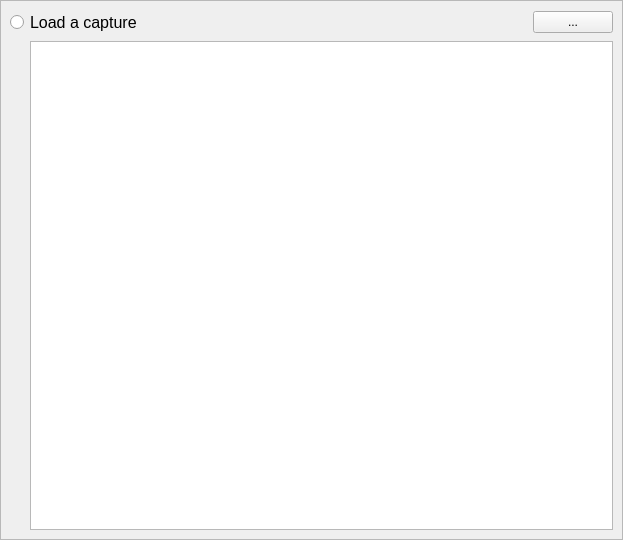
<?xml version="1.0" encoding="UTF-8"?>
<ui version="4.0">
 <class>LoadCaptureWidget</class>
 <widget class="QWidget" name="LoadCaptureWidget">
  <property name="geometry">
   <rect>
    <x>0</x>
    <y>0</y>
    <width>623</width>
    <height>540</height>
   </rect>
  </property>
  <property name="windowTitle">
   <string>Form</string>
  </property>
  <layout class="QGridLayout" name="gridLayout">
   <property name="leftMargin">
    <number>0</number>
   </property>
   <property name="topMargin">
    <number>0</number>
   </property>
   <property name="rightMargin">
    <number>0</number>
   </property>
   <property name="bottomMargin">
    <number>0</number>
   </property>
   <item row="0" column="0">
    <widget class="QFrame" name="mainFrame">
     <property name="frameShape">
      <enum>QFrame::StyledPanel</enum>
     </property>
     <property name="frameShadow">
      <enum>QFrame::Raised</enum>
     </property>
     <layout class="QGridLayout" name="gridLayout_2">
      <item row="0" column="0">
       <widget class="QFrame" name="contentFrame">
        <property name="lineWidth">
         <number>0</number>
        </property>
        <layout class="QGridLayout" name="gridLayout_3">
         <property name="leftMargin">
          <number>0</number>
         </property>
         <property name="topMargin">
          <number>0</number>
         </property>
         <property name="rightMargin">
          <number>0</number>
         </property>
         <property name="bottomMargin">
          <number>0</number>
         </property>
         <item row="0" column="0">
          <layout class="QVBoxLayout" name="titleBarLayout">
           <item>
            <layout class="QHBoxLayout" name="horizontalLayout">
             <item>
              <widget class="QRadioButton" name="radioButton">
               <property name="font">
                <font>
                 <pointsize>12</pointsize>
                </font>
               </property>
               <property name="accessibleName">
                <string>LoadCapture</string>
               </property>
               <property name="text">
                <string>Load a capture</string>
               </property>
               <property name="checked">
                <bool>false</bool>
               </property>
              </widget>
             </item>
             <item>
              <spacer name="horizontalSpacer">
               <property name="orientation">
                <enum>Qt::Horizontal</enum>
               </property>
               <property name="sizeHint" stdset="0">
                <size>
                 <width>40</width>
                 <height>20</height>
                </size>
               </property>
              </spacer>
             </item>
             <item>
              <widget class="QPushButton" name="selectFileButton">
               <property name="text">
                <string>...</string>
               </property>
              </widget>
             </item>
            </layout>
           </item>
           <item>
            <layout class="QHBoxLayout" name="horizontalLayout_2" stretch="0,1">
             <item>
              <spacer name="horizontalSpacer_2">
               <property name="orientation">
                <enum>Qt::Horizontal</enum>
               </property>
               <property name="sizeHint" stdset="0">
                <size>
                 <width>20</width>
                 <height>20</height>
                </size>
               </property>
              </spacer>
             </item>
             <item>
              <widget class="QTableView" name="tableView">
               <property name="focusPolicy">
                <enum>Qt::NoFocus</enum>
               </property>
               <property name="accessibleName">
                <string>CaptureFileList</string>
               </property>
               <property name="alternatingRowColors">
                <bool>true</bool>
               </property>
               <property name="selectionMode">
                <enum>QAbstractItemView::SingleSelection</enum>
               </property>
               <property name="selectionBehavior">
                <enum>QAbstractItemView::SelectRows</enum>
               </property>
               <property name="showGrid">
                <bool>false</bool>
               </property>
               <property name="wordWrap">
                <bool>false</bool>
               </property>
              </widget>
             </item>
            </layout>
           </item>
          </layout>
         </item>
        </layout>
       </widget>
      </item>
     </layout>
    </widget>
   </item>
  </layout>
 </widget>
 <resources/>
 <connections/>
</ui>
